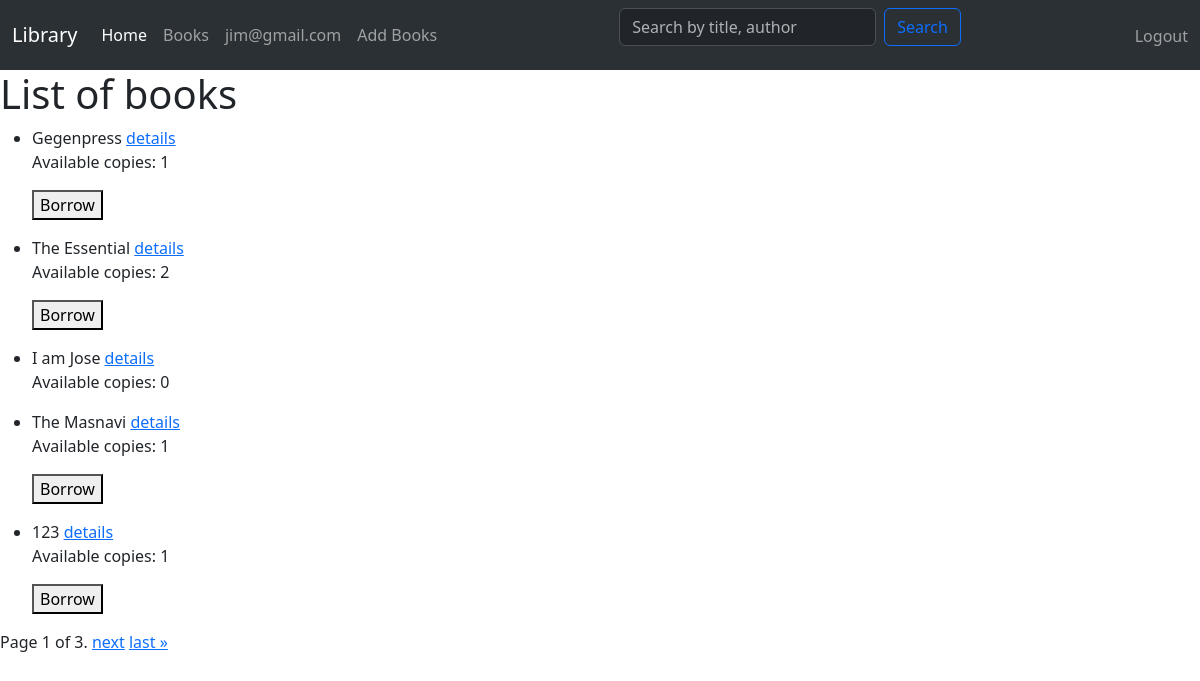
/book_list/ (signed in), run on the app's committed database.
### catalog/models.py (models this page shows, shortened)
class Book(models.Model):
    title = models.CharField(max_length=200, db_index=True)
    author = models.ForeignKey('Author', on_delete=models.SET_NULL, null=True)
    summary = models.TextField(max_length=600, null=True)
    isbn = models.CharField('ISBN', max_length=13, unique=True)
    genre = models.ManyToManyField(Genre)
    language = models.ForeignKey('Language', on_delete=models.SET_NULL, null=True)
    def available_instances(self):
        return self.bookinstance_set.filter(status='a').count()

### catalog/views.py (the view)
# urls.py: path('book_list/', BookListView.as_view(), name='book_list'),
class BookListView(ListView):
    model = Book
    queryset = Book.objects.all()
    context_object_name = 'book_list'
    paginate_by = 5  # Show 5 books per page
    def get_context_data(self, **kwargs):
        context = super().get_context_data(**kwargs)
        for book in context['book_list']:
            first_available_instance = book.bookinstance_set.filter(status='a').first()
            if first_available_instance:
                book.first_available_instance_id = first_available_instance.id
            else:
                book.first_available_instance_id = None
        return context

### catalog/templates/catalog/book_list.html (shortened to what this page needs)
{% extends 'catalog/index.html' %}
{% block content %}
<h1>List of books</h1>
{% for book in object_list %}
<ul>
    <li>{{ book.title }}
        <a href="{% url 'catalog:book_detail' book.id %}">details</a>
        <p>Available copies: {{ book.available_instances }}</p>
        {% if book.first_available_instance_id %}
            <form action="{% url 'catalog:borrow_book' book.first_available_instance_id %}" method="post">
                <button type="submit">Borrow</button>
            </form>
        {% endif %}
    </li>
</ul>
{% endfor %}
<div class="pagination">
    <span class="step-links">
        <span class="current">
            Page {{ page_obj.number }} of {{ page_obj.paginator.num_pages }}.
        </span>
        {% if page_obj.has_next %}
            <a href="?page={{ page_obj.next_page_number }}">next</a>
            <a href="?page={{ page_obj.paginator.num_pages }}">last &raquo;</a>
        {% endif %}
    </span>
</div>
{% endblock %}

### catalog/templates/catalog/index.html (shortened to what this page needs)
<html lang="en">
<head>
    <link href="https://cdn.jsdelivr.net/npm/bootstrap@5.3.3/dist/css/bootstrap.min.css" rel="stylesheet">
</head>
<body>
    <nav class="navbar navbar-expand-lg bg-body-tertiary" data-bs-theme="dark">
        <div class="container-fluid">
            <a class="navbar-brand" href="{% url 'catalog:index' %}">Library</a>
            <div class="collapse navbar-collapse" id="navbarNav">
                <ul class="navbar-nav">
                    <li class="nav-item">
                        <a class="nav-link active" aria-current="page" href="{% url 'catalog:index' %}">Home</a>
                    </li>
                    <li class="nav-item">
                        <a class="nav-link" href=" {% url 'catalog:book_list' %}">Books</a>
                    </li>
                    <li class="nav-item">
                        <a class="nav-link" href="{% url 'catalog:my_view' %}">{{user.get_username}}</a>
                    </li>
                    <li class="nav-item">{% if user.is_authenticated %}
                        <a class="nav-link"  href="{% url 'catalog:create_book' %}"aria-disabled="true">Add Books</a>
                        {% else %}
                        <a class="nav-link disabled" aria-disabled="true">Add Books</a>
                    </li>
                    {% endif %}
                </ul>
            <form action="{% url 'catalog:search_results' %}" method="get" class="d-flex ms-auto">
                <input type="text" name="q" placeholder="Search by title, author" class="form-control me-2">
                <button type="submit" class="btn btn-outline-primary">Search</button>
            </form>
                <div class="ms-auto">
                    <ul class="navbar-nav">
                        <li class="nav-item">
                            {% if user.is_authenticated %}
                            <form action="{% url 'logout' %}" method="post" style="display:inline;">
                                <button type="submit" class="btn btn-link nav-link" style="display:inline; padding:0; background:none; border:none;">Logout</button>
                            </form>
                            {% else %}
                            <a class="nav-link" href="{% url 'login' %}">Login</a>
                            {% endif %}
                        </li>
                    </ul>
                </div>
            </div>
        </div>
    </nav>
    {% block content %}{% endblock content %}
</html>

### data on the page
Book: title "Gegenpress", available_instances "1", shows "Borrow"
Book: title "The Essential", available_instances "2", shows "Borrow"
Book: title "I am Jose", available_instances "0"
Book: title "The Masnavi", available_instances "1", shows "Borrow"
Book: title "123", available_instances "1", shows "Borrow"

### other printed values
{{ user.get_username }} "jim@gmail.com"
{{ page_obj.number }} "1"
{{ page_obj.paginator.num_pages }} "3"
